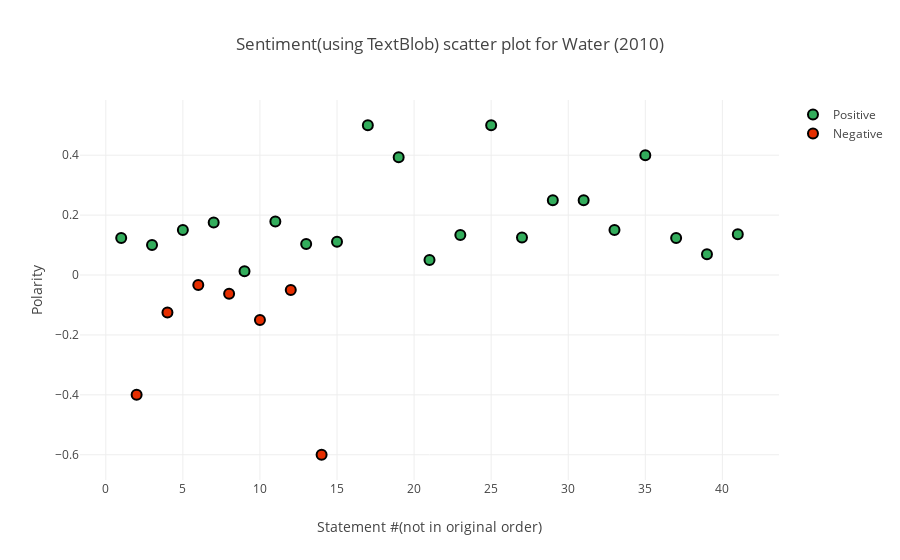

Notebook cell for this chart:
### Code cell
# Invoking the scatter plot method below to get the sentiment polarity values(Calculated using Vader sentiment) for the 
# statements containing Vitamin for the USDA Dietary guideline in the year 2010. 

#Note: The count of statements is different in the plots using Textblob and Vader because we dont intend to show 
# the neutral polarity statement values (all zeroes) and both libraries have different inbuilt logic to calculate
# a neutral polarity for a statement.

requiredNutrient = 'Water'
requiredYear = '2010'

iplot(plotPolarityScatterPlot(nutrient = requiredNutrient,nutrientStatementPolarityList = getNutrientRelevantStatementsPolarityList(year = requiredYear,nutrientName = requiredNutrient, packageName = 'TextBlob'), year = requiredYear,packageName='TextBlob'), filename='Sentiment Scatter plot')

### Figure 1 — Plotly figure (JSON) as saved in the notebook; plotly's stock layout.template omitted (floating-point values rounded to 4 significant figures; data arrays with more than 128 entries replaced by an {"elided": "..."} marker saying what was removed)
{"data": [{"marker": {"color": "rgba(0, 153, 51, .8)", "line": {"color": "rgb(0, 0, 0)", "width": 2}, "size": 10}, "mode": "markers", "name": "Positive", "type": "scatter", "x": {"elided": "500 int values"}, "y": [0.1233, 0.1, 0.15, 0.1753, 0.0125, 0.1786, 0.1037, 0.1111, 0.5, 0.3929, 0.05, 0.1333, 0.5, 0.125, 0.25, 0.25, 0.15, 0.4, 0.1233, 0.06952, 0.1364]}, {"marker": {"color": "rgb(230, 46, 0)", "line": {"color": "rgb(0, 0, 0)", "width": 2}, "size": 10}, "mode": "markers", "name": "Negative", "type": "scatter", "x": {"elided": "500 int values"}, "y": [-0.4, -0.125, -0.03333, -0.0625, -0.15, -0.05, -0.6]}], "layout": {"title": "Sentiment(using TextBlob) scatter plot for Water (2010)", "xaxis": {"title": "Statement #(not in original order)", "zeroline": false}, "yaxis": {"title": "Polarity", "zeroline": false}}}
